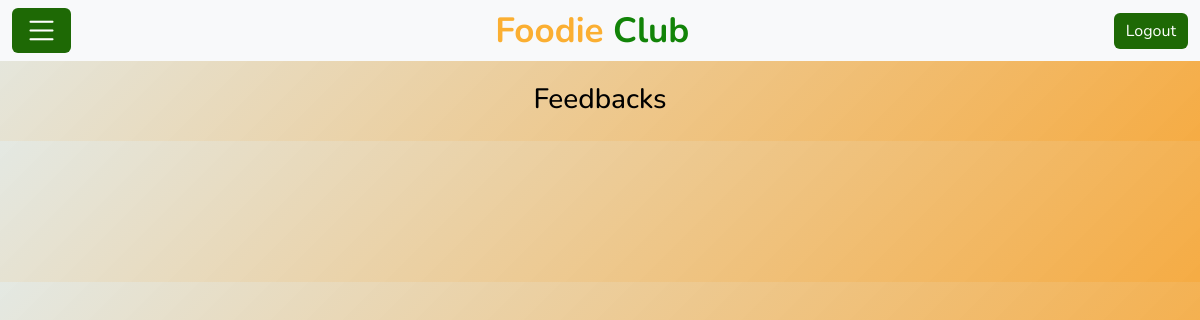
Before: /check_feedback/ (signed in) with the older database file.
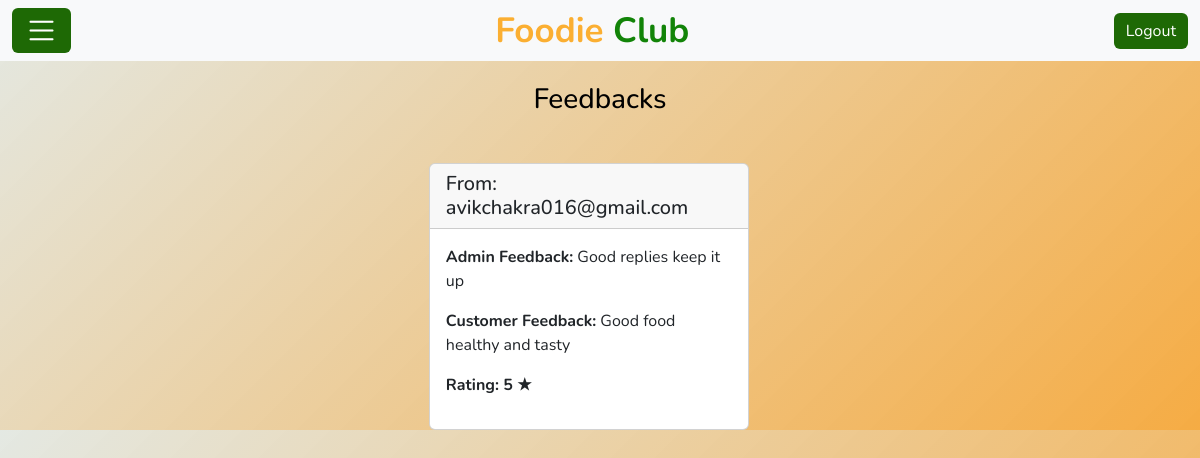
After: the same page with the newer database file.
### Customer/models.py (models this page shows)
class Feedback(models.Model):
    feed_id=models.AutoField(primary_key=True)
    res_name=models.CharField(max_length=100)
    rating=models.IntegerField()
    cust_feedback=models.CharField(max_length=200)
    cust_feedback_by=models.EmailField()
    admin_feedback=models.CharField(max_length=200)
    admin_feedback_by=models.EmailField()

### Restaurant/views.py (the view)
# urls.py: path('check_feedback/',views.check_feedback,name="check_feedback"),
def check_feedback(request):
    email=request.session.get('email')
    if request.session and Restaurant.objects.filter(email=email).exists():
        res_name=Restaurant.objects.get(email=email)
        feedback=Feedback.objects.exclude(Q(admin_feedback__isnull=True) | Q(admin_feedback='') | Q(admin_feedback_by__isnull=True) | Q(admin_feedback_by='')).filter(res_name=res_name.res_name)
        data={'feedback':feedback}
        return render(request,'Check_feedback.html',data)
    else:
        return redirect('error')

### templates/Check_feedback.html (shortened to what this page needs)
<!DOCTYPE html>
<html lang="en">
<head>
    {%load static%}
    <link href="https://cdn.jsdelivr.net/npm/bootstrap@5.3.0-alpha3/dist/css/bootstrap.min.css" rel="stylesheet">
    <link rel="stylesheet" href="https://cdn.jsdelivr.net/npm/bootstrap-icons@1.11.3/font/bootstrap-icons.min.css">
</head>
<body>
    <div class="navbar navbar-expand-lg bg-light navbar-light">
        <div class="container-fluid">
            <a class="btn btn-primary navbar-brand" data-bs-toggle="offcanvas" href="#offcanvasExample" role="button" aria-controls="offcanvasExample"><i class="bi bi-list" style="color: white;"></i></a>
            <a href="/" class="navbar-brand">Foodie <span>Club</span></a>
            <a href="/logout"><button type="button" class="btn btn-primary">
                Logout
            </button></a>
        </div>
    </div>
    <div class="container">
        <h3 class="text-center mb-4" style="margin-top:2%">Feedbacks</h3>
            <div class="view-feedback">
                {% for obj in feedback %}
                <div class="card" style="width: 20rem; margin-right: 2%;">
                    <div class="card-header">
                        <h5 class="mb-0">From: {{obj.cust_feedback_by}}</h5>
                    </div>
                    <div class="card-body">
                        <p><strong>Admin Feedback:</strong>&nbsp;{{obj.admin_feedback}}</p>
                        <p><strong>Customer Feedback:</strong>&nbsp;{{obj.cust_feedback}}</p>
                        <p><strong>Rating:&nbsp;{{obj.rating}} &starf;</strong></p>
                    </div>
                </div>
                {% endfor %}
        </div>
    </div>
</body>
</html>

Changed rows visible on the page:
now on this page (row edited): Feedback: cust_feedback_by "avikchakra016@gmail.com", admin_feedback "Good replies keep it up", cust_feedback "Good food healthy and tasty", rating "5"
